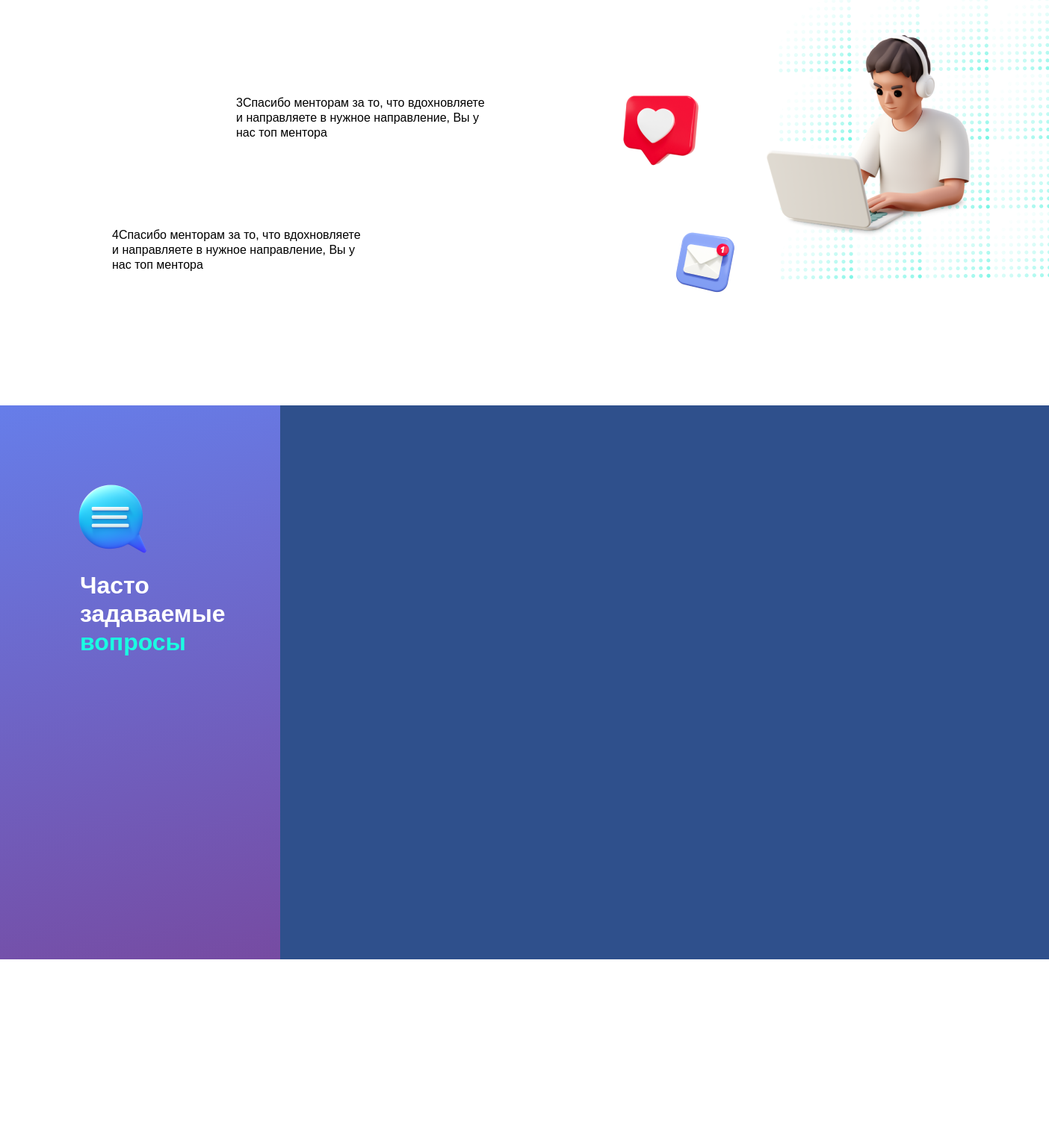
Before: / (middle part) with the older database file.
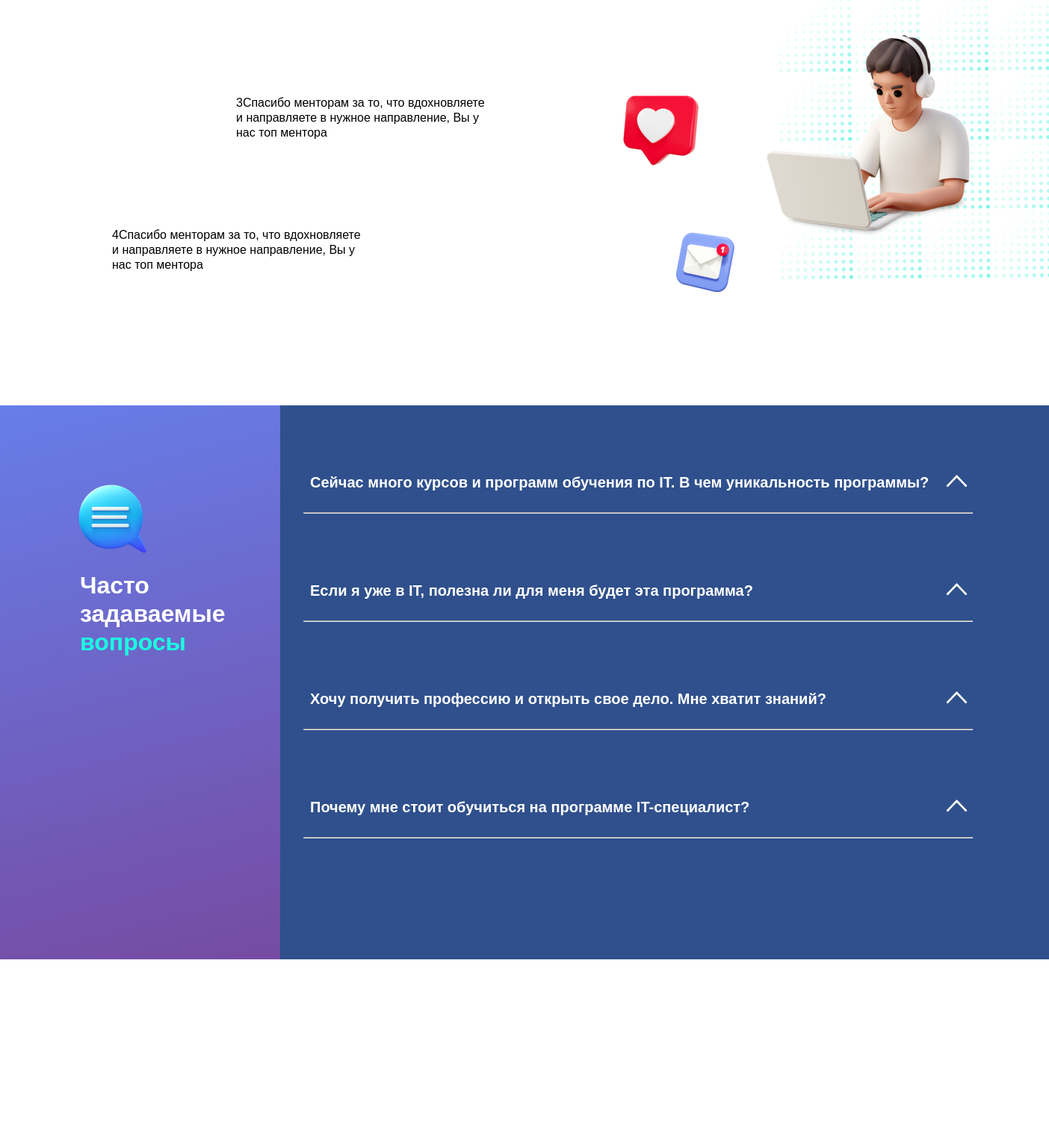
After: the same page with the newer database file.
### server/models.py (models this page shows, shortened)
class Question(models.Model):
    title = models.CharField(max_length=255)
    answer = models.TextField()
    Course = models.ForeignKey(blank=True, null=True, to=Course, on_delete=models.CASCADE)
    datetime = models.DateTimeField(auto_now_add=True)
    class Meta:
        verbose_name = 'Вопрос'
        verbose_name_plural = 'Вопросы'
        ordering = ['-datetime']

### mysite/views.py (the view, shortened to what this page needs)
# urls.py: path('', index, name='home')
def index(request):
    questions = Question.objects.all()
    return render(request, 'index.html', {'questions': questions, 'form': FeedbackForm})

### mysite/templates/index.html (shortened to what this page needs)
{% extends 'base.html' %}
{% load static %}
{% block content %}
    <section class="reviews">
        <div class="container">
            <div class="reviews-inner">
                <div class="reviews-inner__item reviews-inner__item2">
                    <p class="reviews-inner__item-descr">
                    </p>
                </div>
                <img class="bg-img11" src="{% static  './assets/images/feviews.png' %}" alt="">
                <img class="bg-img13" src="{% static  './assets/images/message.png' %}" alt="">
                <div class="reviews-inner__item reviews-inner__item3">
                    <div class="block3"></div>
                    <p class="reviews-inner__item-descr">
                        3Спасибо менторам за то, что вдохновляете и направляете в нужное направление, Вы у нас топ
                        ментора
                    </p>
                </div>
                <div class="reviews-inner__item reviews-inner__item4">
                    <div class="block4"></div>
                    <p class="reviews-inner__item-descr">
                        4Спасибо менторам за то, что вдохновляете и направляете в нужное направление, Вы у нас топ
                        ментора
                    </p>
                </div>
            </div>
        </div>
    </section>
    <section class="questions">
        <div class="container">
            <div class="questions-inner">
                <div class="questions-inner__item">
                    <img src="{% static './assets/images/sms.png' %}" alt="" class="questions-inner__img">
                    <h1 class="questions-inner__title">
                        Часто задаваемые <span>вопросы</span>
                    </h1>
                </div>
                <div class="questions-inner-all-accordions__accordion">
                    {% for i in questions %}
                    <div class="questions-inner-all-accordions__accordion__header">
                        {{ i.title }}
                    </div>
                    <hr class="questions-inner-all-accordions__accordion-hr">
                    {% endfor %}
                </div>
            </div>
        </div>
    </section>
{% endblock %}

### mysite/templates/base.html (shortened to what this page needs)
<!DOCTYPE html>
{% load static %}
<html lang="en">
<head>
    <link rel="stylesheet" href="{% static '/css/style.min.css' %}">
</head>
<body>
{% block content %}
{% endblock %}
</body>
</html>

Changed rows visible on the page:
added Question: title "Сейчас много курсов и программ обучения по IT. В чем уникальность программы?"
added Question: title "Если я уже в IT, полезна ли для меня будет эта программа?"
added Question: title "Хочу получить профессию и открыть свое дело. Мне хватит знаний?"
added Question: title "Почему мне стоит обучиться на программе IT-специалист?"
